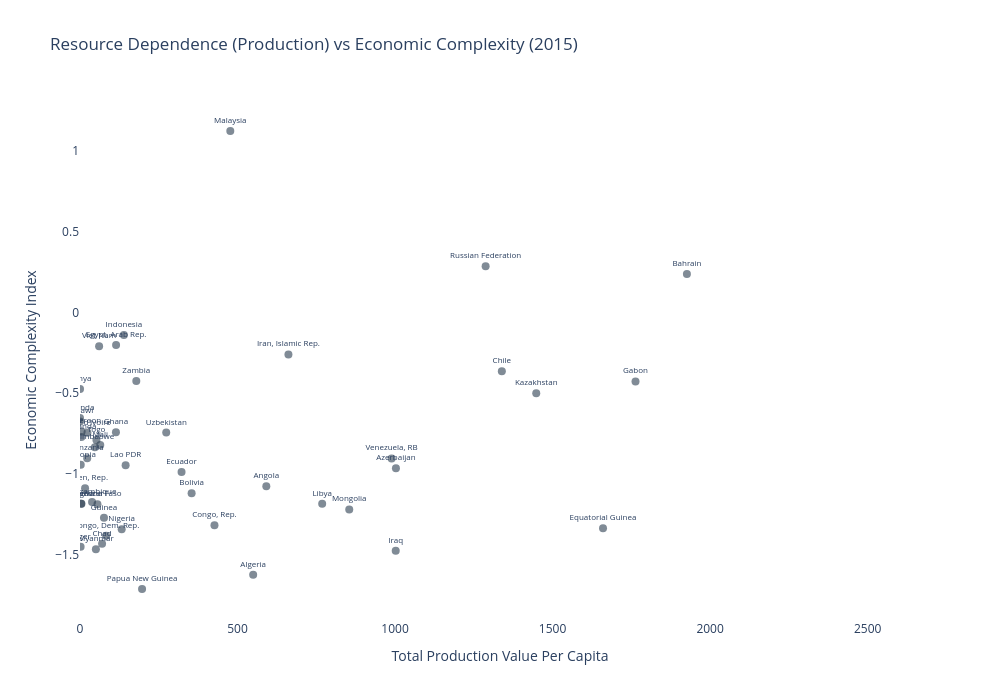

Notebook source saved alongside this figure:
### Markdown cell above
# Scatter: Resource Dependence vs ECI (with country labels)

### Code cell
snapshot = high_resource_countries_df[high_resource_countries_df['Year'] == 2015].copy()
# Calculate percentiles to determine appropriate range
p90 = snapshot['Total_Production_Value_Per_Capita'].quantile(0.90)
p95 = snapshot['Total_Production_Value_Per_Capita'].quantile(0.95)

print(f"90th percentile: {p90:,.0f}")
print(f"95th percentile: {p95:,.0f}")


# Take a snapshot year (e.g., 2015 or latest available)
snapshot = high_resource_countries_df[high_resource_countries_df['Year'] == 2015].copy()

fig = go.Figure()

fig.add_trace(go.Scatter(
    x=snapshot['Total_Production_Value_Per_Capita'],
    y=snapshot['Economic Complexity Index'],
    mode='markers+text',
    text=snapshot['Country Name'],
    textposition='top center',
    textfont=dict(size=8),
    marker=dict(size=8, color='#2C3E50', opacity=0.6),
    hovertemplate='<b>%{text}</b><br>Resource Rents: %{x:.1f}%<br>ECI: %{y:.2f}<extra></extra>'
))

fig.update_layout(
    title='Resource Dependence (Production) vs Economic Complexity (2015)',
    xaxis_title='Total Production Value Per Capita',
    yaxis_title='Economic Complexity Index',
    xaxis=dict(range=[0, p90]),  # Show up to 90th percentile
    plot_bgcolor='white', paper_bgcolor='white',
    height=700, width=1000
)
fig.show()
fig.write_html('C:/Users/emili/OneDrive/Documentos/LSE MPA DSPP/AT 2025/Capstone/Descriptive Statistics/resource dependence vs economic complexity Production.html')

### Figure 1 — Plotly figure (JSON) as saved in the notebook; plotly's stock layout.template omitted (floating-point values rounded to 4 significant figures)
{"data": [{"hovertemplate": "<b>%{text}</b><br>Resource Rents: %{x:.1f}%<br>ECI: %{y:.2f}<extra></extra>", "marker": {"color": "#2C3E50", "opacity": 0.6, "size": 8}, "mode": "markers+text", "text": ["Angola", "United Arab Emirates", "Azerbaijan", "Burkina Faso", "Bahrain", "Bolivia", "Chile", "Cote d'Ivoire", "Cameroon", "Congo, Dem. Rep.", "Congo, Rep.", "Algeria", "Ecuador", "Egypt, Arab Rep.", "Ethiopia", "Gabon", "Ghana", "Guinea", "Equatorial Guinea", "Indonesia", "Iran, Islamic Rep.", "Iraq", "Kazakhstan", "Kenya", "Kuwait", "Lao PDR", "Liberia", "Libya", "Madagascar", "Mali", "Myanmar", "Mongolia", "Mozambique", "Malawi", "Malaysia", "Niger", "Nigeria", "Oman", "Papua New Guinea", "Qatar", "Russian Federation", "Rwanda", "Saudi Arabia", "Chad", "Togo", "Trinidad and Tobago", "Tanzania", "Uganda", "Uzbekistan", "Venezuela, RB", "Viet Nam", "Yemen, Rep.", "Zambia", "Zimbabwe"], "textfont": {"size": 8}, "textposition": "top center", "type": "scatter", "x": [591.4, 5243.0, 1003.0, 55.43, 1926.0, 354.3, 1339.0, 23.62, 5.195, 82.98, 426.8, 549.7, 322.3, 114.6, 2.332, 1763.0, 114.1, 76.1, 1660.0, 139.3, 661.6, 1002.0, 1448.0, 0.1637, 7811.0, 144.8, 4.567, 768.7, 3.739, 64.32, 50.42, 854.6, 38.27, 0.1046, 477.0, 1.912, 132.3, 2983.0, 197.0, 14610.0, 1287.0, 4.416, 4088.0, 70.05, 52.21, 3218.0, 22.9, 0.008902, 273.7, 989.1, 60.64, 16.1, 178.7, 47.3], "y": [-1.078, 0.205, -0.967, -1.189, 0.237, -1.122, -0.366, -0.747, -0.738, -1.385, -1.32, -1.626, -0.99, -0.203, -0.945, -0.428, -0.743, -1.273, -1.339, -0.14, -0.261, -1.478, -0.501, -0.475, 0.152, -0.948, -1.186, -1.187, -1.186, -0.823, -1.468, -1.222, -1.176, -0.676, 1.124, -1.453, -1.345, -0.426, -1.715, -0.189, 0.285, -0.773, 0.665, -1.435, -0.792, -0.146, -0.905, -0.655, -0.745, -0.906, -0.211, -1.09, -0.425, -0.836]}], "layout": {"height": 700, "paper_bgcolor": "white", "plot_bgcolor": "white", "title": {"text": "Resource Dependence (Production) vs Economic Complexity (2015)"}, "width": 1000, "xaxis": {"range": [0, 2666.0], "title": {"text": "Total Production Value Per Capita"}}, "yaxis": {"title": {"text": "Economic Complexity Index"}}}}
